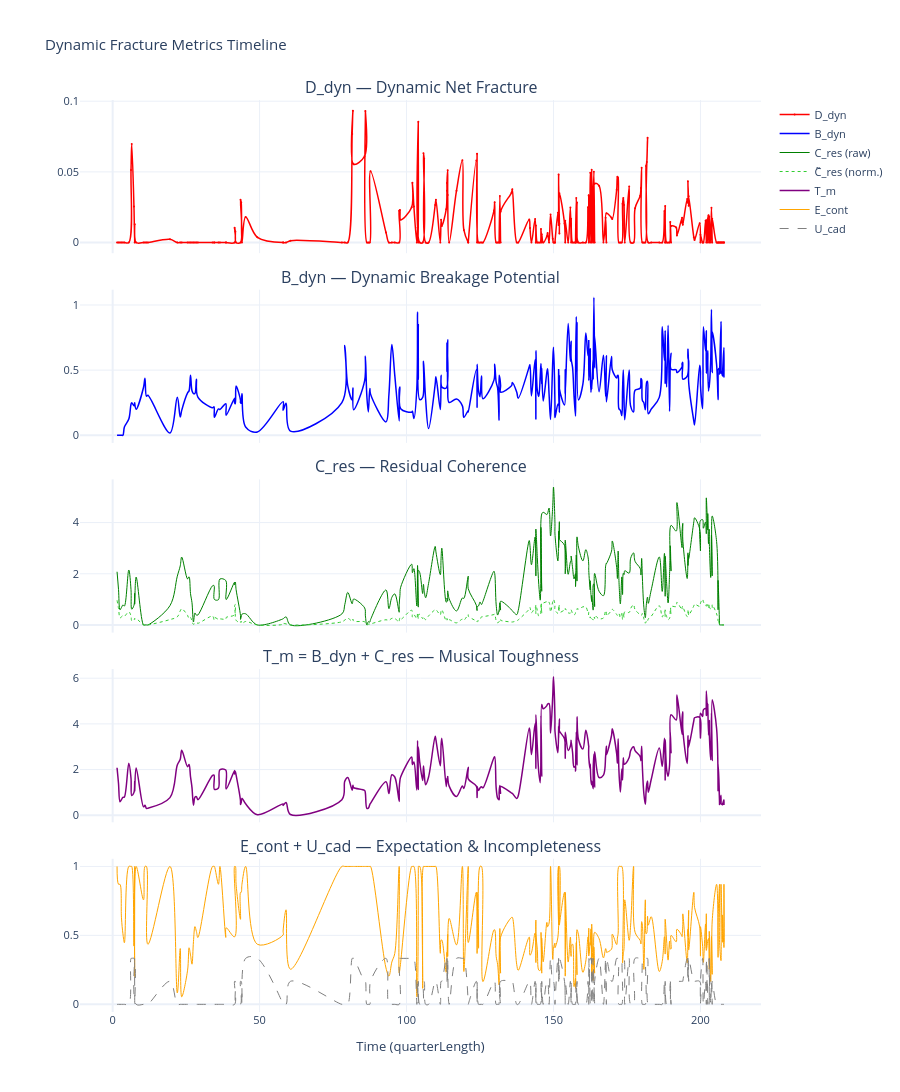

The cell this chart's notebook holds for it:
### Markdown cell above
### 图 8: 动态断裂指标全时间轴五面板图

D_dyn / B_dyn / C_res / T_m / E_cont+U_cad

### Code cell
fig = plot_dynamic_metrics_timeline(metrics)
fig.show()

### Figure 1 — Plotly figure (JSON) as saved in the notebook; plotly's stock layout.template omitted (floating-point values rounded to 4 significant figures; data arrays with more than 128 entries replaced by an {"elided": "..."} marker saying what was removed)
{"data": [{"line": {"color": "red", "shape": "spline", "width": 1.5}, "marker": {"size": 2}, "mode": "lines+markers", "name": "D_dyn", "type": "scatter", "x": {"elided": "268 float values"}, "xaxis": "x", "y": {"elided": "268 float values"}, "yaxis": "y"}, {"line": {"color": "blue", "shape": "spline", "width": 1.5}, "mode": "lines", "name": "B_dyn", "type": "scatter", "x": {"elided": "268 float values"}, "xaxis": "x2", "y": {"elided": "268 float values"}, "yaxis": "y2"}, {"line": {"color": "green", "shape": "spline", "width": 1}, "mode": "lines", "name": "C_res (raw)", "type": "scatter", "x": {"elided": "268 float values"}, "xaxis": "x3", "y": {"elided": "268 float values"}, "yaxis": "y3"}, {"line": {"color": "limegreen", "dash": "dot", "shape": "spline", "width": 1}, "mode": "lines", "name": "C̃_res (norm.)", "type": "scatter", "x": {"elided": "268 float values"}, "xaxis": "x3", "y": {"elided": "268 float values"}, "yaxis": "y3"}, {"line": {"color": "purple", "shape": "spline", "width": 1.5}, "mode": "lines", "name": "T_m", "type": "scatter", "x": {"elided": "268 float values"}, "xaxis": "x4", "y": {"elided": "268 float values"}, "yaxis": "y4"}, {"line": {"color": "orange", "shape": "spline", "width": 1}, "mode": "lines", "name": "E_cont", "type": "scatter", "x": {"elided": "268 float values"}, "xaxis": "x5", "y": {"elided": "268 float values"}, "yaxis": "y5"}, {"line": {"color": "gray", "dash": "dash", "shape": "spline", "width": 1}, "mode": "lines", "name": "U_cad", "type": "scatter", "x": {"elided": "268 float values"}, "xaxis": "x5", "y": {"elided": "268 float values"}, "yaxis": "y5"}], "layout": {"annotations": [{"font": {"size": 16}, "showarrow": false, "text": "D_dyn — Dynamic Net Fracture", "x": 0.5, "xanchor": "center", "xref": "paper", "y": 1, "yanchor": "bottom", "yref": "paper"}, {"font": {"size": 16}, "showarrow": false, "text": "B_dyn — Dynamic Breakage Potential", "x": 0.5, "xanchor": "center", "xref": "paper", "y": 0.792, "yanchor": "bottom", "yref": "paper"}, {"font": {"size": 16}, "showarrow": false, "text": "C_res — Residual Coherence", "x": 0.5, "xanchor": "center", "xref": "paper", "y": 0.584, "yanchor": "bottom", "yref": "paper"}, {"font": {"size": 16}, "showarrow": false, "text": "T_m = B_dyn + C_res — Musical Toughness", "x": 0.5, "xanchor": "center", "xref": "paper", "y": 0.376, "yanchor": "bottom", "yref": "paper"}, {"font": {"size": 16}, "showarrow": false, "text": "E_cont + U_cad — Expectation & Incompleteness", "x": 0.5, "xanchor": "center", "xref": "paper", "y": 0.168, "yanchor": "bottom", "yref": "paper"}], "font": {"size": 11}, "height": 1100, "hovermode": "x unified", "showlegend": true, "title": {"text": "Dynamic Fracture Metrics Timeline"}, "xaxis": {"anchor": "y", "domain": [0, 1], "matches": "x5", "showticklabels": false}, "xaxis2": {"anchor": "y2", "domain": [0, 1], "matches": "x5", "showticklabels": false}, "xaxis3": {"anchor": "y3", "domain": [0, 1], "matches": "x5", "showticklabels": false}, "xaxis4": {"anchor": "y4", "domain": [0, 1], "matches": "x5", "showticklabels": false}, "xaxis5": {"anchor": "y5", "domain": [0, 1], "title": {"text": "Time (quarterLength)"}}, "yaxis": {"anchor": "x", "domain": [0.832, 1]}, "yaxis2": {"anchor": "x2", "domain": [0.624, 0.792]}, "yaxis3": {"anchor": "x3", "domain": [0.416, 0.584]}, "yaxis4": {"anchor": "x4", "domain": [0.208, 0.376]}, "yaxis5": {"anchor": "x5", "domain": [0, 0.168]}}}
